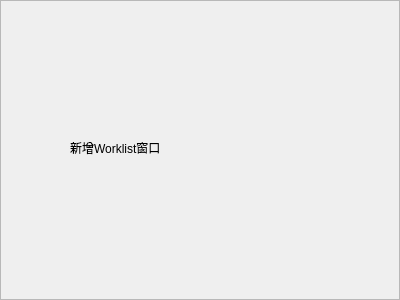
<?xml version="1.0" encoding="UTF-8"?>
<ui version="4.0">
 <class>WorklistCreateWidget</class>
 <widget class="QFrame" name="WorklistCreateWidget">
  <property name="geometry">
   <rect>
    <x>0</x>
    <y>0</y>
    <width>400</width>
    <height>300</height>
   </rect>
  </property>
  <property name="windowTitle">
   <string>Frame</string>
  </property>
  <property name="frameShape">
   <enum>QFrame::StyledPanel</enum>
  </property>
  <property name="frameShadow">
   <enum>QFrame::Raised</enum>
  </property>
  <widget class="QLabel" name="label">
   <property name="geometry">
    <rect>
     <x>70</x>
     <y>140</y>
     <width>161</width>
     <height>16</height>
    </rect>
   </property>
   <property name="text">
    <string>新增Worklist窗口</string>
   </property>
  </widget>
 </widget>
 <resources/>
 <connections/>
</ui>
